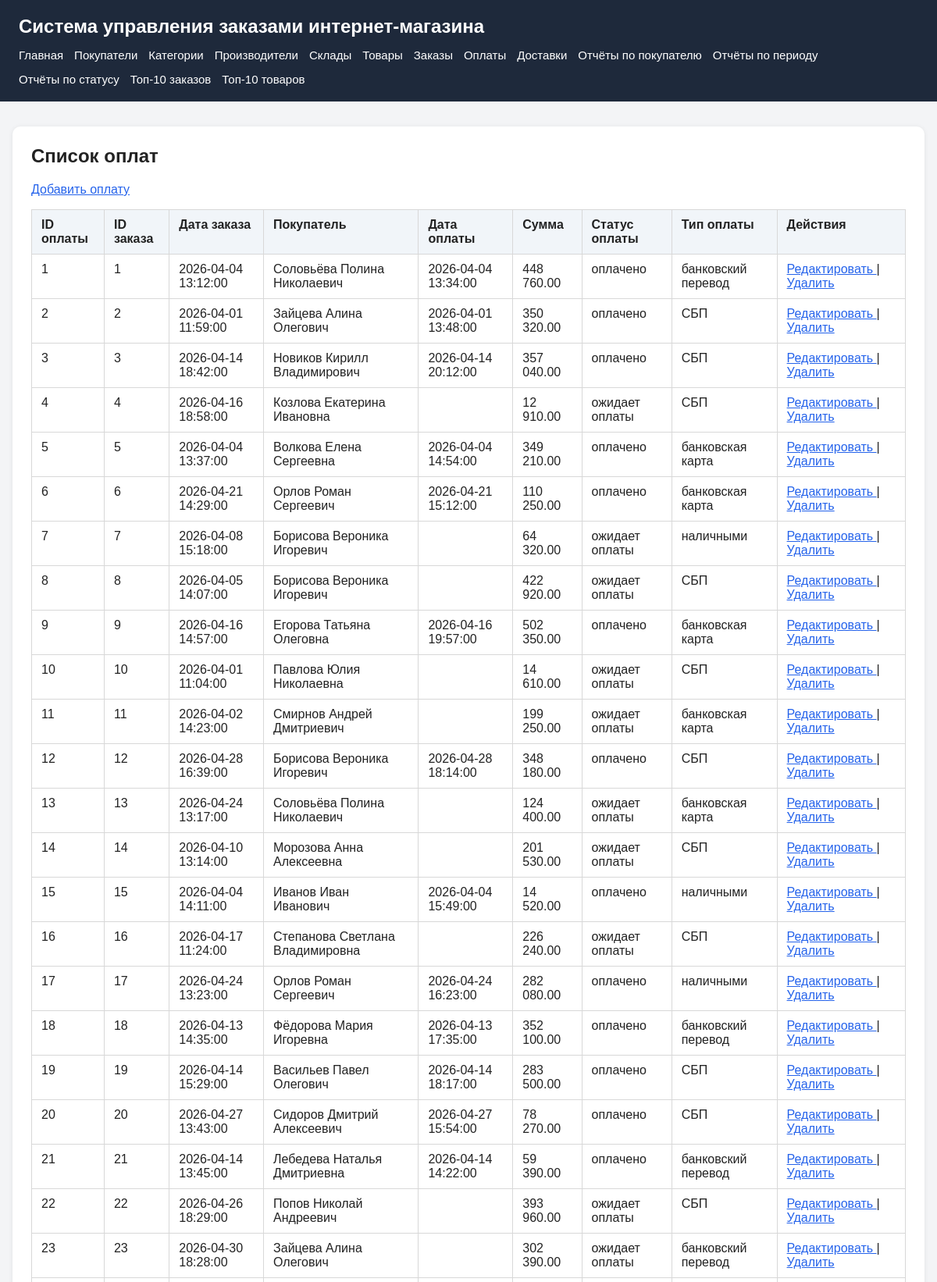
/payments/list.php (upper part), run on the app's committed database.
### tables this page shows
CREATE TABLE payments (
    payment_id INT UNSIGNED NOT NULL AUTO_INCREMENT,
    order_id INT UNSIGNED NOT NULL,
    payment_date DATETIME NULL,
    payment_amount DECIMAL(10,2) NOT NULL DEFAULT 0.00,
    payment_status VARCHAR(30) NOT NULL,
    payment_type VARCHAR(50) NOT NULL,
    PRIMARY KEY (payment_id),
    UNIQUE KEY uk_payments_order (order_id),
    KEY idx_payments_status (payment_status),
    KEY idx_payments_date (payment_date),
    CONSTRAINT fk_payments_order
        FOREIGN KEY (order_id) REFERENCES orders(order_id)
        ON UPDATE CASCADE
        ON DELETE CASCADE
);

CREATE TABLE orders (
    order_id INT UNSIGNED NOT NULL AUTO_INCREMENT,
    order_date DATETIME NOT NULL,
    status VARCHAR(30) NOT NULL,
    total_amount DECIMAL(10,2) NOT NULL DEFAULT 0.00,
    customer_id INT UNSIGNED NOT NULL,
    payment_method VARCHAR(50) NOT NULL,
    delivery_method VARCHAR(50) NOT NULL,
    delivery_address VARCHAR(255) NOT NULL,
    PRIMARY KEY (order_id),
    KEY idx_orders_customer (customer_id),
    KEY idx_orders_date (order_date),
    KEY idx_orders_status (status),
    CONSTRAINT fk_orders_customer
        FOREIGN KEY (customer_id) REFERENCES customers(customer_id)
        ON UPDATE CASCADE
        ON DELETE RESTRICT
);

CREATE TABLE customers (
    customer_id INT UNSIGNED NOT NULL AUTO_INCREMENT,
    last_name VARCHAR(100) NOT NULL,
    first_name VARCHAR(100) NOT NULL,
    middle_name VARCHAR(100) NULL,
    phone VARCHAR(20) NOT NULL,
    email VARCHAR(255) NULL,
    city VARCHAR(100) NOT NULL,
    street VARCHAR(150) NOT NULL,
    house VARCHAR(20) NOT NULL,
    apartment VARCHAR(20) NULL,
    postal_code VARCHAR(20) NOT NULL,
    PRIMARY KEY (customer_id),
    UNIQUE KEY uk_customers_email (email),
    KEY idx_customers_phone (phone)
);

### src/includes/db.php (called while the page is built, shortened)
<?php
$configPath = __DIR__ . '/../config/config.local.php';
if (!file_exists($configPath)) {
    $configPath = __DIR__ . '/../config/config.example.php';
}
$config = require $configPath;
function app_config(): array
{
    global $config;
    return $config;
}
function base_url(string $path = ''): string
{
    $config = app_config();
    $base = rtrim($config['app']['base_url'] ?? '', '/');
    return $base . '/' . ltrim($path, '/');
}
function db(): PDO
{
    $config = app_config();
    $db = $config['db'];
    $dsn = sprintf(
        'mysql:host=%s;port=%d;dbname=%s;charset=%s',
        $db['host'],
        $db['port'],
        $db['name'],
        $db['charset']
    );
    $pdo = new PDO($dsn, $db['user'], $db['pass'], [
        PDO::ATTR_ERRMODE => PDO::ERRMODE_EXCEPTION,
        PDO::ATTR_DEFAULT_FETCH_MODE => PDO::FETCH_ASSOC,
        PDO::ATTR_EMULATE_PREPARES => false,
    ]);
    return $pdo;
}

### src/config/config.example.php (called while the page is built)
<?php
return [
    'app' => [
        'base_url' => getenv('APP_BASE_URL') ?: '',
        'name' => getenv('APP_NAME') ?: 'Система управления заказами интернет-магазина',
    ],
    'db' => [
        'host' => getenv('DB_HOST') ?: 'db',
        'port' => (int)(getenv('DB_PORT') ?: 3306),
        'name' => getenv('DB_NAME') ?: 'shop_orders',
        'user' => getenv('DB_USER') ?: 'shop_user',
        'pass' => getenv('DB_PASSWORD') ?: '',
        'charset' => getenv('DB_CHARSET') ?: 'utf8mb4',
    ],
];

### src/payments/list.php (the view, shortened to what this page needs)
<?php
require_once __DIR__ . '/../includes/header.php';
$payments = [];
$errorMessage = null;
try {
    $pdo = db();
    $stmt = $pdo->query(
        'SELECT
            p.payment_id,
            p.order_id,
            p.payment_date,
            p.payment_amount,
            p.payment_status,
            p.payment_type,
            o.order_date,
            c.last_name,
            c.first_name,
            c.middle_name
         FROM payments p
         INNER JOIN orders o ON o.order_id = p.order_id
         INNER JOIN customers c ON c.customer_id = o.customer_id
         ORDER BY p.payment_id ASC'
    );
    $payments = $stmt->fetchAll();
} catch (Throwable $e) {
    $errorMessage = $e->getMessage();
}
require_once __DIR__ . '/../includes/menu.php';
?>
<main>
    <section class="card">
        <h2>Список оплат</h2>
        <p>
            <a href="<?= htmlspecialchars(base_url('payments/create.php'), ENT_QUOTES, 'UTF-8') ?>">
                Добавить оплату
            </a>
        </p>
        <?php if ($errorMessage !== null): ?>
            <div class="error-box">
                <strong>Ошибка:</strong> <?= htmlspecialchars($errorMessage, ENT_QUOTES, 'UTF-8') ?>
            </div>
        <?php elseif (empty($payments)): ?>
            <p>Оплаты не найдены.</p>
        <?php else: ?>
            <table>
                <thead>
                    <tr>
                        <th>ID оплаты</th>
                        <th>ID заказа</th>
                        <th>Дата заказа</th>
                        <th>Покупатель</th>
                        <th>Дата оплаты</th>
                        <th>Сумма</th>
                        <th>Статус оплаты</th>
                        <th>Тип оплаты</th>
                        <th>Действия</th>
                    </tr>
                </thead>
                <tbody>
                    <?php foreach ($payments as $payment): ?>
                        <?php
                        $customerFullName = trim(
                            (string)$payment['last_name'] . ' ' .
                            (string)$payment['first_name'] . ' ' .
                            (string)($payment['middle_name'] ?? '')
                        );
                        ?>
                        <tr>
                            <td><?= (int)$payment['payment_id'] ?></td>
                            <td><?= (int)$payment['order_id'] ?></td>
                            <td><?= htmlspecialchars((string)$payment['order_date'], ENT_QUOTES, 'UTF-8') ?></td>
                            <td><?= htmlspecialchars($customerFullName, ENT_QUOTES, 'UTF-8') ?></td>
                            <td><?= htmlspecialchars((string)($payment['payment_date'] ?? ''), ENT_QUOTES, 'UTF-8') ?></td>
                            <td><?= number_format((float)$payment['payment_amount'], 2, '.', ' ') ?></td>
                            <td><?= htmlspecialchars((string)$payment['payment_status'], ENT_QUOTES, 'UTF-8') ?></td>
                            <td><?= htmlspecialchars((string)$payment['payment_type'], ENT_QUOTES, 'UTF-8') ?></td>
                            <td>
                                <a href="<?= htmlspecialchars(base_url('payments/edit.php?id=' . (int)$payment['payment_id']), ENT_QUOTES, 'UTF-8') ?>">
                                    Редактировать
                                </a>
                                |
                                <a href="<?= htmlspecialchars(base_url('payments/delete.php?id=' . (int)$payment['payment_id']), ENT_QUOTES, 'UTF-8') ?>"
                                   onclick="return confirm('Удалить оплату?');">
                                    Удалить
                                </a>
                            </td>
                        </tr>
                    <?php endforeach; ?>
                </tbody>
            </table>
        <?php endif; ?>
    </section>
</main>
<?php require_once __DIR__ . '/../includes/footer.php'; ?>

### src/assets/css/style.css (style rules this page uses)
* { box-sizing: border-box; }
body { margin: 0; padding: 0; font-family: Arial, sans-serif; background: #f3f4f6; color: #222; }
main { max-width: 1200px; margin: 32px auto; padding: 0 16px; }
.card { background: #fff; border-radius: 10px; padding: 24px; margin-bottom: 20px; box-shadow: 0 1px 6px rgba(0, 0, 0, 0.08); }
.card h2 { margin-top: 0; margin-bottom: 20px; font-size: 24px; }
table { width: 100%; border-collapse: collapse; background: #fff; }
table th, table td { border: 1px solid #d8d8d8; padding: 10px 12px; text-align: left; vertical-align: top; }
table th { background: #f1f5f9; font-weight: 700; }
a { color: #2563eb; }

### data on the page
payments: payment_id "1", order "1", order.order_date "2026-04-04 13:12:00", customers.last_name+first_name+middle_name "Соловьёва Полина Николаевич", payment_date "2026-04-04 13:34:00", payment_amount "448 760.00", payment_status "оплачено", payment_type "банковский перевод"
payments: payment_id "2", order "2", order.order_date "2026-04-01 11:59:00", customers.last_name+first_name+middle_name "Зайцева Алина Олегович", payment_date "2026-04-01 13:48:00", payment_amount "350 320.00", payment_status "оплачено", payment_type "СБП"
payments: payment_id "3", order "3", order.order_date "2026-04-14 18:42:00", customers.last_name+first_name+middle_name "Новиков Кирилл Владимирович", payment_date "2026-04-14 20:12:00", payment_amount "357 040.00", payment_status "оплачено", payment_type "СБП"
payments: payment_id "4", order "4", order.order_date "2026-04-16 18:58:00", customers.last_name+first_name+middle_name "Козлова Екатерина Ивановна", payment_amount "12 910.00", payment_status "ожидает оплаты", payment_type "СБП"
payments: payment_id "5", order "5", order.order_date "2026-04-04 13:37:00", customers.last_name+first_name+middle_name "Волкова Елена Сергеевна", payment_date "2026-04-04 14:54:00", payment_amount "349 210.00", payment_status "оплачено", payment_type "банковская карта"
payments: payment_id "6", order "6", order.order_date "2026-04-21 14:29:00", customers.last_name+first_name+middle_name "Орлов Роман Сергеевич", payment_date "2026-04-21 15:12:00", payment_amount "110 250.00", payment_status "оплачено", payment_type "банковская карта"
payments: payment_id "7", order "7", order.order_date "2026-04-08 15:18:00", customers.last_name+first_name+middle_name "Борисова Вероника Игоревич", payment_amount "64 320.00", payment_status "ожидает оплаты", payment_type "наличными"
payments: payment_id "8", order "8", order.order_date "2026-04-05 14:07:00", customers.last_name+first_name+middle_name "Борисова Вероника Игоревич", payment_amount "422 920.00", payment_status "ожидает оплаты", payment_type "СБП"
payments: payment_id "9", order "9", order.order_date "2026-04-16 14:57:00", customers.last_name+first_name+middle_name "Егорова Татьяна Олеговна", payment_date "2026-04-16 19:57:00", payment_amount "502 350.00", payment_status "оплачено", payment_type "банковская карта"
payments: payment_id "10", order "10", order.order_date "2026-04-01 11:04:00", customers.last_name+first_name+middle_name "Павлова Юлия Николаевна", payment_amount "14 610.00", payment_status "ожидает оплаты", payment_type "СБП"
payments: payment_id "11", order "11", order.order_date "2026-04-02 14:23:00", customers.last_name+first_name+middle_name "Смирнов Андрей Дмитриевич", payment_amount "199 250.00", payment_status "ожидает оплаты", payment_type "банковская карта"
payments: payment_id "12", order "12", order.order_date "2026-04-28 16:39:00", customers.last_name+first_name+middle_name "Борисова Вероника Игоревич", payment_date "2026-04-28 18:14:00", payment_amount "348 180.00", payment_status "оплачено", payment_type "СБП"
payments: payment_id "13", order "13", order.order_date "2026-04-24 13:17:00", customers.last_name+first_name+middle_name "Соловьёва Полина Николаевич", payment_amount "124 400.00", payment_status "ожидает оплаты", payment_type "банковская карта"
payments: payment_id "14", order "14", order.order_date "2026-04-10 13:14:00", customers.last_name+first_name+middle_name "Морозова Анна Алексеевна", payment_amount "201 530.00", payment_status "ожидает оплаты", payment_type "СБП"
payments: payment_id "15", order "15", order.order_date "2026-04-04 14:11:00", customers.last_name+first_name+middle_name "Иванов Иван Иванович", payment_date "2026-04-04 15:49:00", payment_amount "14 520.00", payment_status "оплачено", payment_type "наличными"
payments: payment_id "16", order "16", order.order_date "2026-04-17 11:24:00", customers.last_name+first_name+middle_name "Степанова Светлана Владимировна", payment_amount "226 240.00", payment_status "ожидает оплаты", payment_type "СБП"
payments: payment_id "17", order "17", order.order_date "2026-04-24 13:23:00", customers.last_name+first_name+middle_name "Орлов Роман Сергеевич", payment_date "2026-04-24 16:23:00", payment_amount "282 080.00", payment_status "оплачено", payment_type "наличными"
payments: payment_id "18", order "18", order.order_date "2026-04-13 14:35:00", customers.last_name+first_name+middle_name "Фёдорова Мария Игоревна", payment_date "2026-04-13 17:35:00", payment_amount "352 100.00", payment_status "оплачено", payment_type "банковский перевод"
payments: payment_id "19", order "19", order.order_date "2026-04-14 15:29:00", customers.last_name+first_name+middle_name "Васильев Павел Олегович", payment_date "2026-04-14 18:17:00", payment_amount "283 500.00", payment_status "оплачено", payment_type "СБП"
payments: payment_id "20", order "20", order.order_date "2026-04-27 13:43:00", customers.last_name+first_name+middle_name "Сидоров Дмитрий Алексеевич", payment_date "2026-04-27 15:54:00", payment_amount "78 270.00", payment_status "оплачено", payment_type "СБП"
payments: payment_id "21", order "21", order.order_date "2026-04-14 13:45:00", customers.last_name+first_name+middle_name "Лебедева Наталья Дмитриевна", payment_date "2026-04-14 14:22:00", payment_amount "59 390.00", payment_status "оплачено", payment_type "банковский перевод"
payments: payment_id "22", order "22", order.order_date "2026-04-26 18:29:00", customers.last_name+first_name+middle_name "Попов Николай Андреевич", payment_amount "393 960.00", payment_status "ожидает оплаты", payment_type "СБП"
payments: payment_id "23", order "23", order.order_date "2026-04-30 18:28:00", customers.last_name+first_name+middle_name "Зайцева Алина Олегович", payment_amount "302 390.00", payment_status "ожидает оплаты", payment_type "банковский перевод"

### other printed values
app_config()['app']['name'] "Система управления заказами интернет-магазина"
